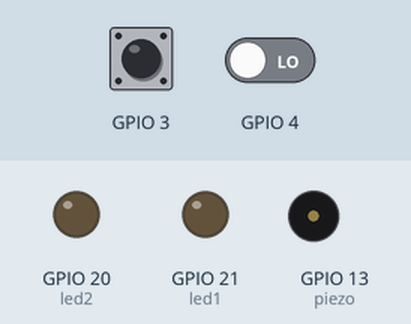
A program run on a simulated Raspberry Pi (BCM pin numbers). Parts: output pins drawn as LEDs (lit = HIGH), buzzer (waves = sounding). Dashed ring = blinking. The inputs (shaded band) are chosen by the test bench; at power-on: GPIO 3 HIGH, GPIO 4 LOW. The clock reads 2024-03-15 10:24:30 at power-on unless the program sets it; what the program prints to the terminal is not drawn.

Above: at 1.2 s.
1.3 s: GPIO 3 pulled LOW for 0.15 s
At 1.45 s:
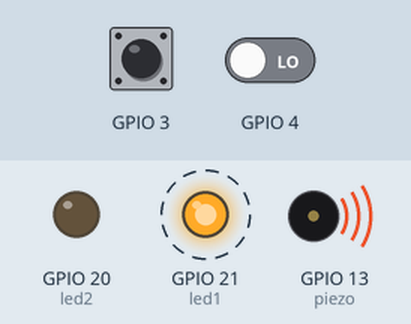
4.0 s: GPIO 3 pulled LOW for 3.2 s
At 4.45 s:
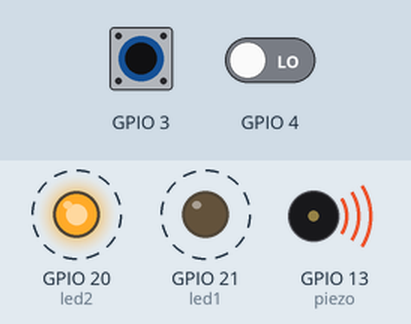
Timing chart, 0 to 9.1 s (numbered marks = the images above; inputs shaded):
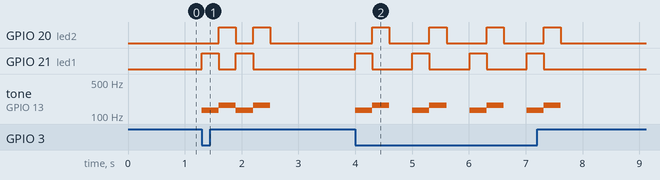

The program:

siren.py
```python
import RPi.GPIO as gpio
import time
from switch_module import Switch

def loop(Buzz, lMelody, switchs, led1, led2):
    flag = False
    while True:
        for switch in switchs:
            print(flag)
            if switch.switch_input():
                if switch.pin == 3:
                    flag = True
                elif switch.pin == 4:
                    flag = False
        if flag:
            Buzz.start(50)
            Buzz.ChangeFrequency(lMelody[0])
            gpio.output(led1, True)
            gpio.output(led2, False)
            time.sleep(0.3)
            Buzz.ChangeFrequency(lMelody[2])
            gpio.output(led1, False)
            gpio.output(led2, True)
            time.sleep(0.3)
        else:
            Buzz.stop()
            gpio.output(led1, False)
            gpio.output(led2, False)


def main():
    piezo = 13
    led1 = 21
    led2 = 20
    lMelody = [131, 147, 165, 175, 196, 220, 247, 262]

    gpio.setmode(gpio.BCM)
    gpio.setup(piezo, gpio.OUT)
    gpio.setup(led1, gpio.OUT)
    gpio.setup(led2, gpio.OUT)

    Buzz = gpio.PWM(piezo, 440)
    Switch.switchs.append(Switch(3))
    Switch.switchs.append(Switch(4))
    print('RaspberryPi piezo - python')

    try:
        loop(Buzz, lMelody, Switch.switchs, led1, led2)
    except KeyboardInterrupt:
        gpio.cleanup()
    except :
        gpio.cleanup()


if __name__ == '__main__':
    main()
```

switch_module.py
```python
import RPi.GPIO as GPIO
import time

class Switch:
    switchs = list()
    def __init__(self, pin):
        self.pin = pin
        self.prev_time = time.time()
        GPIO.setup(pin, GPIO.IN)

    def switch_input(self):
        ret = GPIO.input(self.pin) == False and time.time()-self.prev_time > 1
        if ret:
            self.prev_time = time.time()
        return ret
```

Measured:
- after the input at 1.3 s, GPIO 20 (led2): alternates HIGH for 0.30 s and LOW for 0.30 s, 4 changes in all, then stays LOW, starting after 0.30 s; GPIO 21 (led1): alternates HIGH for 0.30 s and LOW for 0.30 s, 4 changes in all, then stays LOW, starting at once
- after the input at 4.0 s, GPIO 20 (led2): alternates HIGH for 0.30 s and LOW for 0.70 s, 8 changes in all, then stays LOW, starting after 0.30 s; GPIO 21 (led1): alternates HIGH for 0.30 s and LOW for 0.71 s, 8 changes in all, then stays LOW, starting at once
